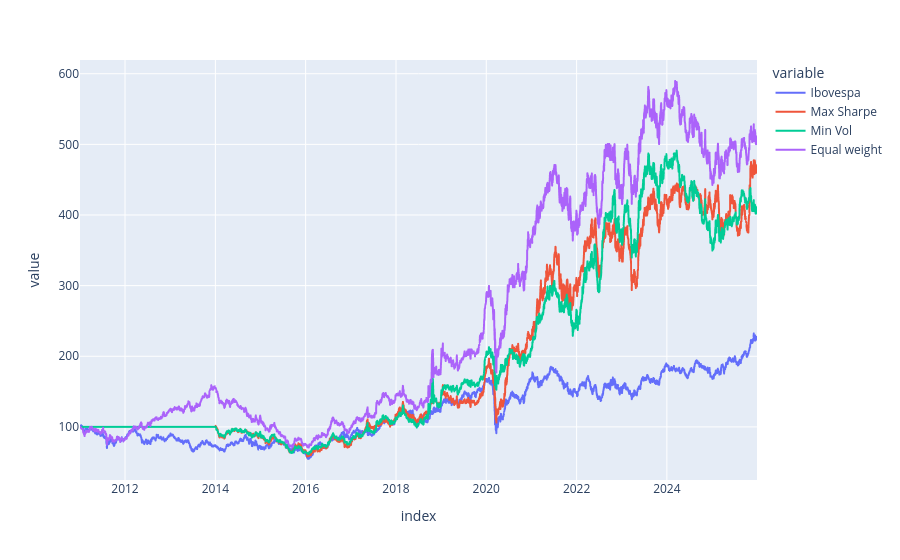

Write notebook code for a chart like this one.
### Code cell
import plotly.express as px
px.line(resultado.prices)

### Figure 1 — Plotly figure (JSON) as saved in the notebook; plotly's stock layout.template omitted (floating-point values rounded to 4 significant figures; data arrays with more than 128 entries replaced by an {"elided": "..."} marker saying what was removed)
{"data": [{"hovertemplate": "variable=Ibovespa<br>index=%{x}<br>value=%{y}<extra></extra>", "legendgroup": "Ibovespa", "line": {"color": "#636efa", "dash": "solid"}, "marker": {"symbol": "circle"}, "mode": "lines", "name": "Ibovespa", "showlegend": true, "type": "scattergl", "x": {"elided": "3719 str values"}, "xaxis": "x", "y": {"elided": "3719 float values"}, "yaxis": "y"}, {"hovertemplate": "variable=Max Sharpe<br>index=%{x}<br>value=%{y}<extra></extra>", "legendgroup": "Max Sharpe", "line": {"color": "#EF553B", "dash": "solid"}, "marker": {"symbol": "circle"}, "mode": "lines", "name": "Max Sharpe", "showlegend": true, "type": "scattergl", "x": {"elided": "3719 str values"}, "xaxis": "x", "y": {"elided": "3719 float values"}, "yaxis": "y"}, {"hovertemplate": "variable=Min Vol<br>index=%{x}<br>value=%{y}<extra></extra>", "legendgroup": "Min Vol", "line": {"color": "#00cc96", "dash": "solid"}, "marker": {"symbol": "circle"}, "mode": "lines", "name": "Min Vol", "showlegend": true, "type": "scattergl", "x": {"elided": "3719 str values"}, "xaxis": "x", "y": {"elided": "3719 float values"}, "yaxis": "y"}, {"hovertemplate": "variable=Equal weight<br>index=%{x}<br>value=%{y}<extra></extra>", "legendgroup": "Equal weight", "line": {"color": "#ab63fa", "dash": "solid"}, "marker": {"symbol": "circle"}, "mode": "lines", "name": "Equal weight", "showlegend": true, "type": "scattergl", "x": {"elided": "3719 str values"}, "xaxis": "x", "y": {"elided": "3719 float values"}, "yaxis": "y"}], "layout": {"legend": {"title": {"text": "variable"}, "tracegroupgap": 0}, "margin": {"t": 60}, "xaxis": {"anchor": "y", "domain": [0, 1], "title": {"text": "index"}}, "yaxis": {"anchor": "x", "domain": [0, 1], "title": {"text": "value"}}}}
